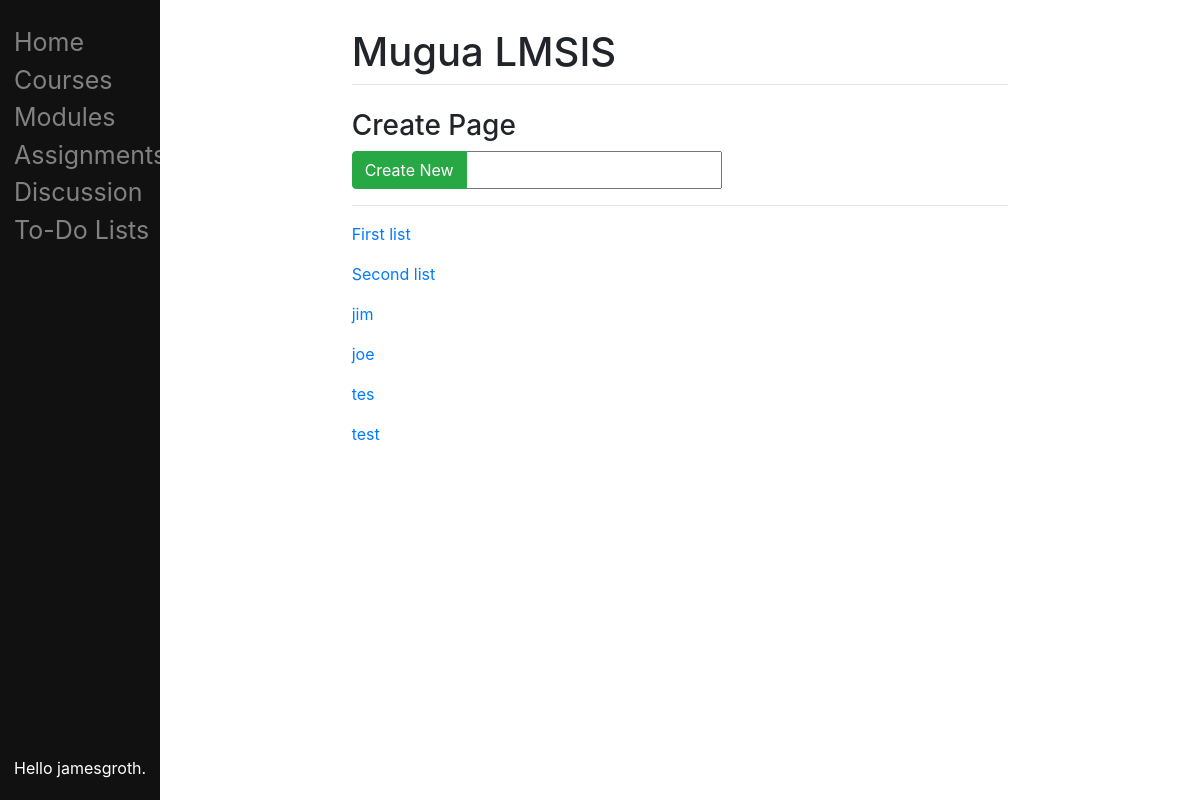
The page /tdl/ (signed in) on the database its author committed.
### main/models.py (models this page shows, shortened)
class ToDoList(models.Model):
    user = models.ForeignKey(User, default=1, on_delete=models.CASCADE, related_name="todolist", null=True)
    name = models.CharField(max_length=200, null=True)

### main/views.py (the view)
# urls.py: path("tdl/", views.tdl, name="tdl"),
def tdl(response):
    if response.method == "POST":
        form = CreateNewList(response.POST)
        if form.is_valid():
            n = form.cleaned_data["name"]
            t = ToDoList(name=n)
            t.save()
            response.user.todolist.add(t)
        return HttpResponseRedirect("/%i" %t.id)
    else:
        form = CreateNewList()
    return render(response, "main/tdl.html", {"form": form})

### main/forms.py
class CreateNewList(forms.Form):
    name = forms.CharField(label="Name", max_length=200)
    check = forms.BooleanField(required=False)

### main/templates/main/tdl.html (shortened to what this page needs)
{% extends "main/base.html" %}
{% block content %}
    {% if user.is_authenticated %}
        <h3>Create Page</h3>
        <form method="post" action="/create/" class="form-group">
            <div class="input-group mb-3">
                <div class="input-group-prepend">
                    <button type="submit" name="save" class="btn btn-success">Create New</button>
                </div>
                {{form.name}}
            </div>
        </form>
        <hr />
        {% for td in user.todolist.all %}
            <p><a href="/tdl/{{td.id}}">{{td.name}}</a></p>
        {% endfor %}
    {% else %}
        <p>Login <a href="/login">here</a>.</p>
    {% endif %}
{% endblock %}

### main/templates/main/base.html (shortened to what this page needs)
<!DOCTYPE html>
<html lang="en">
<head>
    <link rel="stylesheet" href="https://cdn.jsdelivr.net/npm/bootstrap@4.3.1/dist/css/bootstrap.min.css">
    {% load static %}
    <link rel="stylesheet" type="text/css" href="{% static 'main/styles.css' %}" />
</head>
<body>
    <div class="d-flex flex-column sidenav">
        <div class="p-1">
            <a href="/">Home</a>
            <a href="/courses">Courses</a>
            {% if request.session.current_course != 'None' %}
                <a href="/modules">Modules</a>
                <a href="/assignments">Assignments</a>
                <a href="/discuss">Discussion</a>
            {% endif %}
            <a href="/tdl">To-Do Lists</a>
        </div>
        {% if user.is_authenticated %}
        <div class="mt-auto p-1 userinfo">
            <p>Hello {{user.get_username}}.</p>
        </div>
        {% endif %}
    </div>
    <div class="main" id="content" name="content">
        <div class="row justify-content-center">
            <div class="col-8">
                <h1 class="mt-2">Mugua LMSIS</h1>
                <hr class="mt-0 mb-4" />
                {% block content %}
                {% endblock %}
            </div>
        </div>
</body>
</html>

### main/static/main/styles.css (style rules this page uses)
.sidenav { height: 100%; width: 160px; position: fixed; z-index: 1; top: 0; left: 0; background-color: #111; overflow-x: hidden; padding-top: 20px; padding-left: 10px; }
.sidenav a { text-decoration: none; color: #818181; font-size: 25px; display: block; }
.userinfo { color: #fff; }
.main { margin-left: 160px; padding: 20px; }

### rows shown on the page
ToDoList: name "First list"
ToDoList: name "Second list"
ToDoList: name "jim"
ToDoList: name "joe"
ToDoList: name "tes"
ToDoList: name "test"

### other values the page prints
{{ user.get_username }} "jamesgroth"
